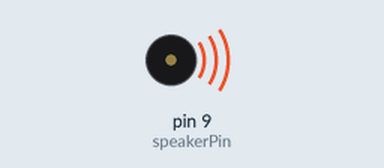
The sketch below on a simulated Arduino Uno, built with avr-gcc and run on an emulated ATmega328P. On the bench: buzzer (waves = sounding).

Above: at 0.15 s.
At 7.2 s:
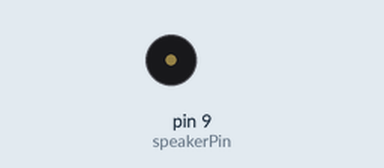
Timing chart, 0 to 9.9 s (numbered marks = the images above):
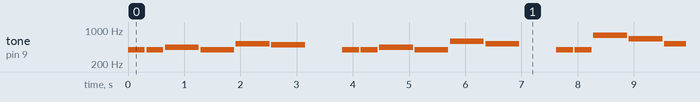

Measured:
- by itself, tone on pin 9 (speakerPin): plays 392 Hz for 0.30 s, 392 Hz for 0.30 s, 440 Hz for 0.60 s, 392 Hz for 0.60 s, 523 Hz for 0.60 s, 494 Hz for 0.60 s … (213 notes in this stretch)

The sketch:

happyBirthday2.ino
```cpp
int speakerPin = 9;
// 依照簡譜的順序，填入代表的音符，空白代表休止符
char notes[] = "ggagCb ggagDC ggGECba FFECDC";
// 決定每個音階的拍子，注意這邊用 unsigned long 所以拍子只能是正整數
unsigned long beats[] = {1,1,2,2,2,2,2,1,1,2,2,2,2,2,1,1,2,2,2,2,2,1,1,2,2,2,2,2,2};
// 利用 sizeof()，算出總共要多少音符
int length = sizeof(notes);
// 決定一拍多長，這邊一拍 300 ms
int tempo = 300;

void setup()
{
  pinMode(speakerPin, OUTPUT);
}

void loop()
{
  // 利用 for 來播放我們設定的歌曲，一個音一個音撥放
  for (int i = 0; i < length; i++) {
  // 如果是空白的話，不撥放音樂
    if (notes[i] == ' ')
    {
      delay(beats[i] * tempo); // rest
    }
    else
    {
      // 呼叫 palyNote() 這個 function，將音符轉換成訊號讓蜂鳴器發聲
      playNote(speakerPin,notes[i], beats[i] * tempo);
    }
    // 每個音符之間的間隔，這邊設定的長短會有連音 or 段音的效果
    delay(tempo/10);
  }
}

void playNote(int OutputPin, char note, unsigned long duration)
{
  // 音符字元與對應的頻率由兩個矩陣表示
  char names[] = { 'c', 'd', 'e', 'f', 'g', 'a', 'b', 'C','D','E','F','G' };
  int tones[] = { 261, 294, 330, 349, 392, 440, 494, 523,587,659,698,784 };
  // 播放音符對應的頻率
  for (int i = 0; i < 12; i++)
  {
    if (names[i] == note)
    {
      tone(OutputPin,tones[i], duration);
      //下方的 delay() 及 noTone ()，測試過後一定要有這兩行，整體的撥放出來的東西才不會亂掉，可能是因為 Arduino 送出tone () 頻率後會馬上接著執行下個指令，不會等聲音播完，導致撥出的聲音混合而亂掉
      delay(duration);
      noTone(OutputPin);
    }
  }
}
```
